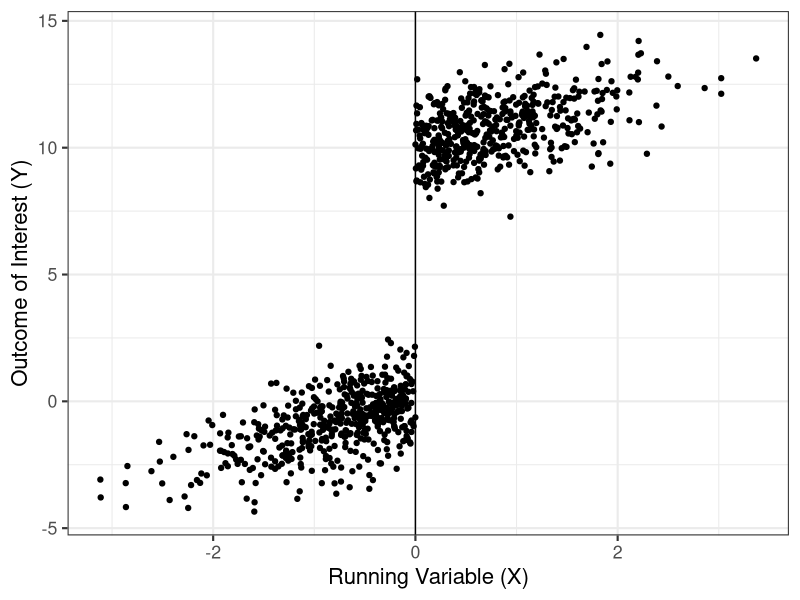

This chart was generated by the following R code: (Note: this script raises an error after producing the figure.)
############################
## An example of RDD
############################

## Generate Data
cutoff_parameter = 0
beta_parameter = 10
N_sample_size = 1000
X_running_variable = rnorm(N_sample_size, mean = 0, sd = 1)
epsilon_outcome_unobservable = X_running_variable + rnorm(N_sample_size, mean = 0, sd = 1)

D_treatment = X_running_variable >= cutoff_parameter
Y_outcome_of_interest = beta_parameter * D_treatment + epsilon_outcome_unobservable

## Combine variables into a data table
library(data.table)
data_set = data.table(Y_outcome_of_interest, D_treatment, X_running_variable)

## Plot data
library(ggplot2)
gg = ggplot(aes(x=X_running_variable, y=Y_outcome_of_interest), data=data_set) +
    geom_point() +
    theme_bw(base_size = 16) +
    labs(x="Running Variable (X)", y="Outcome of Interest (Y)") +
    geom_vline(xintercept = cutoff_parameter)

## Save the plot
setwd("~/github/Econ512")
ggsave(gg, file="RDD_simulator.pdf", width=8, height=5)

write.csv(data_set, file="RDD_simulator_data.csv", row.names = FALSE)

###################################
## Estimate the regression discontinuity model
###################################

rm(list=ls())   # clear memory
setwd("~/github/Econ512")

## load the data
data_set = read.csv("RDD_simulator_data.csv")
data_set = setDT(data_set)

## RDD estimator with simple threshold around cutoff
RDD_estimator_simple <- function(inputdata, c_threshold_point = 0, tau_bandwith = 0.5){
    meanY_above = inputdata[ X_running_variable >= c_threshold_point & X_running_variable <= c_threshold_point + tau_bandwith, mean(Y_outcome_of_interest)]
    meanY_below = inputdata[ X_running_variable <= c_threshold_point & X_running_variable >= c_threshold_point - tau_bandwith, mean(Y_outcome_of_interest)]
    RDD_beta_hat = meanY_above - meanY_below
    return(RDD_beta_hat)
}

## Adjust bandwidth tau
thresholds = seq(0.1, 1.0, by=0.1)
results = rep(0, length(thresholds))
for(i in 1:length(thresholds)){
  results[i] = RDD_estimator_simple(data_set, c_threshold_point = 0, tau_bandwith = thresholds[i])
}

gg = ggplot(data = data.table(thresholds, results), aes(x=thresholds, y=results)) +
  geom_point() +
  geom_line() +
  theme_bw(base_size=16) +
  labs(x="Bandwith (tau)", y="Treatment Effect Estimate") +
  geom_hline(yintercept = 10.0, linetype="dashed", color="red")

ggsave(gg, file="RDD_estimator_simple.pdf", width=8, height=5)
